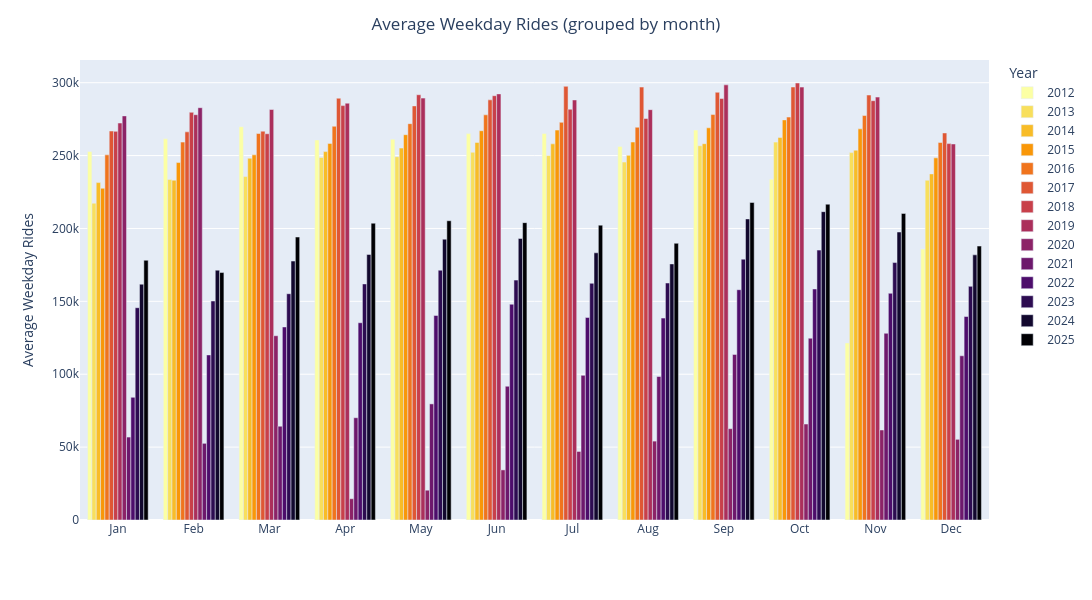

Notebook code cell kept with this figure:
### Code cell
grouped_month_plot('avg weekday', 'Average Weekday Rides')

### Figure 1 — Plotly figure (JSON) as saved in the notebook; plotly's stock layout.template omitted (floating-point values rounded to 4 significant figures)
{"data": [{"alignmentgroup": "True", "hovertemplate": "Year=2012<br>=%{x}<br>Average Weekday Rides=%{y}<extra></extra>", "legendgroup": "2012", "marker": {"color": "#fcffa4", "pattern": {"shape": ""}}, "name": "2012", "offsetgroup": "2012", "orientation": "v", "showlegend": true, "textposition": "auto", "type": "bar", "x": [1, 2, 3, 4, 5, 6, 7, 8, 9, 10, 11, 12], "xaxis": "x", "y": [252800.0, 261500.0, 269800.0, 260700.0, 261200.0, 265100.0, 265100.0, 256300.0, 267500.0, 233800.0, 121500.0, 185800.0], "yaxis": "y"}, {"alignmentgroup": "True", "hovertemplate": "Year=2013<br>=%{x}<br>Average Weekday Rides=%{y}<extra></extra>", "legendgroup": "2013", "marker": {"color": "#f8df5c", "pattern": {"shape": ""}}, "name": "2013", "offsetgroup": "2013", "orientation": "v", "showlegend": true, "textposition": "auto", "type": "bar", "x": [1, 2, 3, 4, 5, 6, 7, 8, 9, 10, 11, 12], "xaxis": "x", "y": [217300.0, 233600.0, 235600.0, 248700.0, 249200.0, 252300.0, 250000.0, 245500.0, 256700.0, 259200.0, 252000.0, 233100.0], "yaxis": "y"}, {"alignmentgroup": "True", "hovertemplate": "Year=2014<br>=%{x}<br>Average Weekday Rides=%{y}<extra></extra>", "legendgroup": "2014", "marker": {"color": "#f8bc27", "pattern": {"shape": ""}}, "name": "2014", "offsetgroup": "2014", "orientation": "v", "showlegend": true, "textposition": "auto", "type": "bar", "x": [1, 2, 3, 4, 5, 6, 7, 8, 9, 10, 11, 12], "xaxis": "x", "y": [231500.0, 233100.0, 248100.0, 252700.0, 255100.0, 259000.0, 258000.0, 250200.0, 258200.0, 262400.0, 253700.0, 237400.0], "yaxis": "y"}, {"alignmentgroup": "True", "hovertemplate": "Year=2015<br>=%{x}<br>Average Weekday Rides=%{y}<extra></extra>", "legendgroup": "2015", "marker": {"color": "#f99708", "pattern": {"shape": ""}}, "name": "2015", "offsetgroup": "2015", "orientation": "v", "showlegend": true, "textposition": "auto", "type": "bar", "x": [1, 2, 3, 4, 5, 6, 7, 8, 9, 10, 11, 12], "xaxis": "x", "y": [227600.0, 245200.0, 250500.0, 258400.0, 264300.0, 267100.0, 267500.0, 259300.0, 269000.0, 274500.0, 268300.0, 248400.0], "yaxis": "y"}, {"alignmentgroup": "True", "hovertemplate": "Year=2016<br>=%{x}<br>Average Weekday Rides=%{y}<extra></extra>", "legendgroup": "2016", "marker": {"color": "#f0741d", "pattern": {"shape": ""}}, "name": "2016", "offsetgroup": "2016", "orientation": "v", "showlegend": true, "textposition": "auto", "type": "bar", "x": [1, 2, 3, 4, 5, 6, 7, 8, 9, 10, 11, 12], "xaxis": "x", "y": [250500.0, 259200.0, 265100.0, 270100.0, 271900.0, 277900.0, 272800.0, 269400.0, 278100.0, 276400.0, 277500.0, 258900.0], "yaxis": "y"}, {"alignmentgroup": "True", "hovertemplate": "Year=2017<br>=%{x}<br>Average Weekday Rides=%{y}<extra></extra>", "legendgroup": "2017", "marker": {"color": "#df5734", "pattern": {"shape": ""}}, "name": "2017", "offsetgroup": "2017", "orientation": "v", "showlegend": true, "textposition": "auto", "type": "bar", "x": [1, 2, 3, 4, 5, 6, 7, 8, 9, 10, 11, 12], "xaxis": "x", "y": [266800.0, 266300.0, 266700.0, 289400.0, 284100.0, 288200.0, 297500.0, 297000.0, 293400.0, 297000.0, 291600.0, 265500.0], "yaxis": "y"}, {"alignmentgroup": "True", "hovertemplate": "Year=2018<br>=%{x}<br>Average Weekday Rides=%{y}<extra></extra>", "legendgroup": "2018", "marker": {"color": "#c8404a", "pattern": {"shape": ""}}, "name": "2018", "offsetgroup": "2018", "orientation": "v", "showlegend": true, "textposition": "auto", "type": "bar", "x": [1, 2, 3, 4, 5, 6, 7, 8, 9, 10, 11, 12], "xaxis": "x", "y": [266600.0, 279700.0, 265000.0, 284300.0, 291700.0, 291100.0, 281800.0, 275400.0, 289100.0, 299800.0, 287700.0, 258200.0], "yaxis": "y"}, {"alignmentgroup": "True", "hovertemplate": "Year=2019<br>=%{x}<br>Average Weekday Rides=%{y}<extra></extra>", "legendgroup": "2019", "marker": {"color": "#ab2f5b", "pattern": {"shape": ""}}, "name": "2019", "offsetgroup": "2019", "orientation": "v", "showlegend": true, "textposition": "auto", "type": "bar", "x": [1, 2, 3, 4, 5, 6, 7, 8, 9, 10, 11, 12], "xaxis": "x", "y": [272300.0, 278000.0, 281600.0, 285900.0, 289400.0, 292300.0, 288200.0, 281500.0, 298500.0, 297000.0, 290100.0, 258000.0], "yaxis": "y"}, {"alignmentgroup": "True", "hovertemplate": "Year=2020<br>=%{x}<br>Average Weekday Rides=%{y}<extra></extra>", "legendgroup": "2020", "marker": {"color": "#8c2367", "pattern": {"shape": ""}}, "name": "2020", "offsetgroup": "2020", "orientation": "v", "showlegend": true, "textposition": "auto", "type": "bar", "x": [1, 2, 3, 4, 5, 6, 7, 8, 9, 10, 11, 12], "xaxis": "x", "y": [277200.0, 282900.0, 126400.0, 14600.0, 20440.0, 34370.0, 47030.0, 54120.0, 62650.0, 65840.0, 61750.0, 55350.0], "yaxis": "y"}, {"alignmentgroup": "True", "hovertemplate": "Year=2021<br>=%{x}<br>Average Weekday Rides=%{y}<extra></extra>", "legendgroup": "2021", "marker": {"color": "#6d186c", "pattern": {"shape": ""}}, "name": "2021", "offsetgroup": "2021", "orientation": "v", "showlegend": true, "textposition": "auto", "type": "bar", "x": [1, 2, 3, 4, 5, 6, 7, 8, 9, 10, 11, 12], "xaxis": "x", "y": [56900.0, 52600.0, 64330.0, 70160.0, 79650.0, 91760.0, 99230.0, 98420.0, 113600.0, 124700.0, 128100.0, 112700.0], "yaxis": "y"}, {"alignmentgroup": "True", "hovertemplate": "Year=2022<br>=%{x}<br>Average Weekday Rides=%{y}<extra></extra>", "legendgroup": "2022", "marker": {"color": "#4d0d6b", "pattern": {"shape": ""}}, "name": "2022", "offsetgroup": "2022", "orientation": "v", "showlegend": true, "textposition": "auto", "type": "bar", "x": [1, 2, 3, 4, 5, 6, 7, 8, 9, 10, 11, 12], "xaxis": "x", "y": [84190.0, 113200.0, 132400.0, 135300.0, 140300.0, 148000.0, 139000.0, 138500.0, 158000.0, 158500.0, 155500.0, 139600.0], "yaxis": "y"}, {"alignmentgroup": "True", "hovertemplate": "Year=2023<br>=%{x}<br>Average Weekday Rides=%{y}<extra></extra>", "legendgroup": "2023", "marker": {"color": "#2d0c51", "pattern": {"shape": ""}}, "name": "2023", "offsetgroup": "2023", "orientation": "v", "showlegend": true, "textposition": "auto", "type": "bar", "x": [1, 2, 3, 4, 5, 6, 7, 8, 9, 10, 11, 12], "xaxis": "x", "y": [145600.0, 150200.0, 155200.0, 162000.0, 171400.0, 164600.0, 162400.0, 162600.0, 178900.0, 185100.0, 176600.0, 160300.0], "yaxis": "y"}, {"alignmentgroup": "True", "hovertemplate": "Year=2024<br>=%{x}<br>Average Weekday Rides=%{y}<extra></extra>", "legendgroup": "2024", "marker": {"color": "#12082e", "pattern": {"shape": ""}}, "name": "2024", "offsetgroup": "2024", "orientation": "v", "showlegend": true, "textposition": "auto", "type": "bar", "x": [1, 2, 3, 4, 5, 6, 7, 8, 9, 10, 11, 12], "xaxis": "x", "y": [161800.0, 171400.0, 177600.0, 182200.0, 192700.0, 193200.0, 183300.0, 175700.0, 206500.0, 211500.0, 197600.0, 181900.0], "yaxis": "y"}, {"alignmentgroup": "True", "hovertemplate": "Year=2025<br>=%{x}<br>Average Weekday Rides=%{y}<extra></extra>", "legendgroup": "2025", "marker": {"color": "#000004", "pattern": {"shape": ""}}, "name": "2025", "offsetgroup": "2025", "orientation": "v", "showlegend": true, "textposition": "auto", "type": "bar", "x": [1, 2, 3, 4, 5, 6, 7, 8, 9, 10, 11, 12], "xaxis": "x", "y": [178200.0, 169700.0, 194100.0, 203600.0, 205300.0, 204000.0, 202300.0, 189800.0, 217800.0, 216600.0, 210300.0, 187900.0], "yaxis": "y"}], "layout": {"barmode": "group", "height": 600, "legend": {"title": {"text": "Year"}, "tracegroupgap": 0}, "margin": {"t": 60}, "title": {"text": "Average Weekday Rides (grouped by month)", "x": 0.5}, "width": 1200, "xaxis": {"anchor": "y", "domain": [0.0, 1.0], "tickmode": "array", "ticktext": ["Jan", "Feb", "Mar", "Apr", "May", "Jun", "Jul", "Aug", "Sep", "Oct", "Nov", "Dec"], "tickvals": [1, 2, 3, 4, 5, 6, 7, 8, 9, 10, 11, 12], "title": {"text": ""}}, "yaxis": {"anchor": "x", "domain": [0.0, 1.0], "title": {"text": "Average Weekday Rides"}}}}
